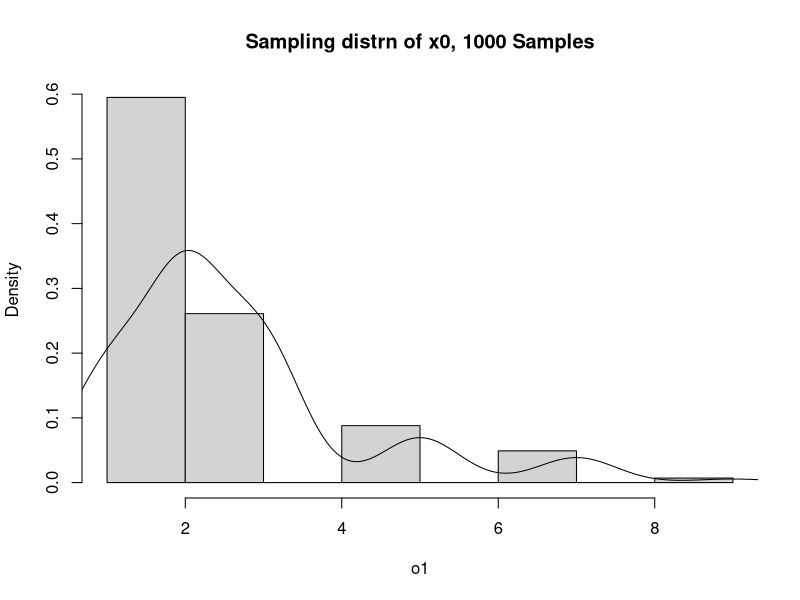

Generate this figure with R:
## ---- chunk 1
x0=c(1:3,5,7,9); p0= c(.2,.4,.24,.10,.05,.01)
mu0=sum(x0*p0)/sum(p0)
print(mu0)
## ---- chunk 2
o1 = sample(x0, 1000, replace=T, prob = p0)
## ---- chunk 3
rs1 = hist(o1, prob=T, main='Sampling distrn of x0, 1000 Samples'); lines(density(o1, adjust=3))
